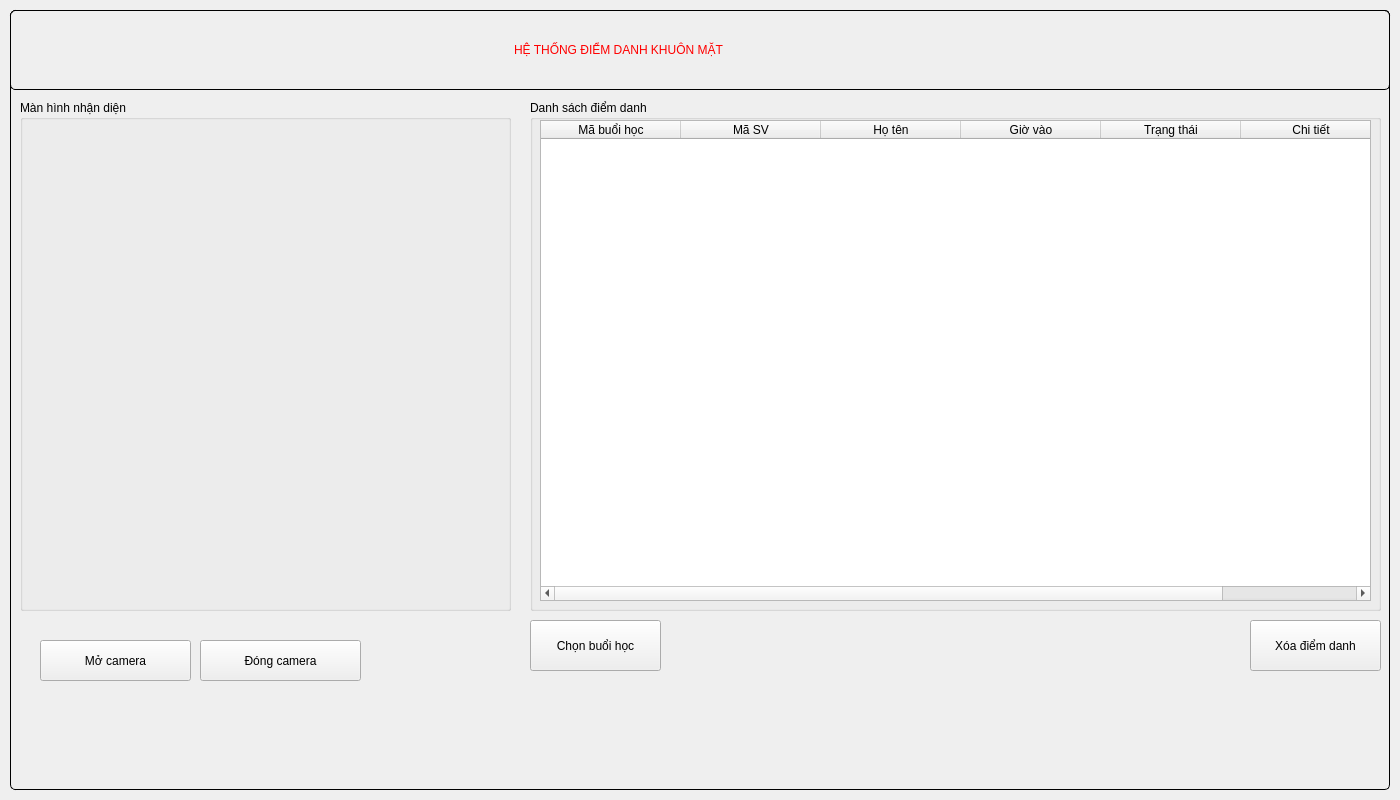
<?xml version="1.0" encoding="UTF-8"?>
<ui version="4.0">
 <class>Attendence</class>
 <widget class="QWidget" name="Attendence">
  <property name="geometry">
   <rect>
    <x>0</x>
    <y>0</y>
    <width>1400</width>
    <height>800</height>
   </rect>
  </property>
  <property name="windowTitle">
   <string>Form</string>
  </property>
  <widget class="QFrame" name="panel1">
   <property name="geometry">
    <rect>
     <x>0</x>
     <y>0</y>
     <width>1400</width>
     <height>800</height>
    </rect>
   </property>
   <property name="autoFillBackground">
    <bool>false</bool>
   </property>
   <property name="styleSheet">
    <string notr="true">#panel1{
	margin:10% 10% 10% 10%;
	border-radius: 5px;
	border:1px solid black;
}</string>
   </property>
   <property name="frameShape">
    <enum>QFrame::StyledPanel</enum>
   </property>
   <property name="frameShadow">
    <enum>QFrame::Raised</enum>
   </property>
   <widget class="QWidget" name="panel1_1" native="true">
    <property name="geometry">
     <rect>
      <x>10</x>
      <y>10</y>
      <width>1400</width>
      <height>80</height>
     </rect>
    </property>
    <property name="autoFillBackground">
     <bool>false</bool>
    </property>
    <property name="styleSheet">
     <string notr="true">#panel1_1{
	
}</string>
    </property>
    <widget class="QLabel" name="label1">
     <property name="geometry">
      <rect>
       <x>0</x>
       <y>0</y>
       <width>1380</width>
       <height>80</height>
      </rect>
     </property>
     <property name="styleSheet">
      <string notr="true">
#label1{
	font: 15pt &quot;Arial&quot;;
	padding-left:500px;	
	color:red;
	border:1px solid black;
	border-radius:5px
}

</string>
     </property>
     <property name="text">
      <string>HỆ THỐNG ĐIỂM DANH KHUÔN MẶT</string>
     </property>
    </widget>
   </widget>
   <widget class="QGroupBox" name="groupBox">
    <property name="geometry">
     <rect>
      <x>20</x>
      <y>100</y>
      <width>491</width>
      <height>511</height>
     </rect>
    </property>
    <property name="title">
     <string>Màn hình nhận diện</string>
    </property>
    <widget class="QLabel" name="lbCamera">
     <property name="geometry">
      <rect>
       <x>10</x>
       <y>30</y>
       <width>450</width>
       <height>400</height>
      </rect>
     </property>
     <property name="text">
      <string/>
     </property>
    </widget>
   </widget>
   <widget class="QWidget" name="widget_2" native="true">
    <property name="geometry">
     <rect>
      <x>30</x>
      <y>620</y>
      <width>371</width>
      <height>80</height>
     </rect>
    </property>
    <widget class="QPushButton" name="btnOpenCam">
     <property name="geometry">
      <rect>
       <x>10</x>
       <y>20</y>
       <width>151</width>
       <height>41</height>
      </rect>
     </property>
     <property name="styleSheet">
      <string notr="true">font: 75 10pt &quot;MS Shell Dlg 2&quot;;</string>
     </property>
     <property name="text">
      <string>Mở camera</string>
     </property>
    </widget>
    <widget class="QPushButton" name="btnCloseCam">
     <property name="geometry">
      <rect>
       <x>170</x>
       <y>20</y>
       <width>161</width>
       <height>41</height>
      </rect>
     </property>
     <property name="styleSheet">
      <string notr="true">font: 75 10pt &quot;MS Shell Dlg 2&quot;;</string>
     </property>
     <property name="text">
      <string>Đóng camera</string>
     </property>
    </widget>
   </widget>
   <widget class="QGroupBox" name="groupBox_2">
    <property name="geometry">
     <rect>
      <x>530</x>
      <y>100</y>
      <width>851</width>
      <height>511</height>
     </rect>
    </property>
    <property name="title">
     <string>Danh sách điểm danh</string>
    </property>
    <widget class="QTableWidget" name="tbDiemdanh">
     <property name="geometry">
      <rect>
       <x>10</x>
       <y>20</y>
       <width>831</width>
       <height>481</height>
      </rect>
     </property>
     <property name="selectionBehavior">
      <enum>QAbstractItemView::SelectRows</enum>
     </property>
     <attribute name="horizontalHeaderMinimumSectionSize">
      <number>50</number>
     </attribute>
     <attribute name="horizontalHeaderDefaultSectionSize">
      <number>140</number>
     </attribute>
     <column>
      <property name="text">
       <string>Mã buổi học</string>
      </property>
     </column>
     <column>
      <property name="text">
       <string>Mã SV</string>
      </property>
     </column>
     <column>
      <property name="text">
       <string>Họ tên</string>
      </property>
     </column>
     <column>
      <property name="text">
       <string>Giờ vào</string>
      </property>
     </column>
     <column>
      <property name="text">
       <string>Trạng thái</string>
      </property>
     </column>
     <column>
      <property name="text">
       <string>Chi tiết</string>
      </property>
     </column>
    </widget>
   </widget>
   <widget class="QLabel" name="lbAleart">
    <property name="geometry">
     <rect>
      <x>30</x>
      <y>710</y>
      <width>511</width>
      <height>51</height>
     </rect>
    </property>
    <property name="styleSheet">
     <string notr="true">font:20pt &quot;Arial&quot;;
color:red;
</string>
    </property>
    <property name="text">
     <string/>
    </property>
   </widget>
   <widget class="QPushButton" name="btnDelete">
    <property name="geometry">
     <rect>
      <x>1250</x>
      <y>620</y>
      <width>131</width>
      <height>51</height>
     </rect>
    </property>
    <property name="text">
     <string>Xóa điểm danh</string>
    </property>
   </widget>
   <widget class="QPushButton" name="pushButton">
    <property name="geometry">
     <rect>
      <x>530</x>
      <y>620</y>
      <width>131</width>
      <height>51</height>
     </rect>
    </property>
    <property name="text">
     <string>Chọn buổi học</string>
    </property>
   </widget>
  </widget>
 </widget>
 <resources/>
 <connections/>
</ui>
